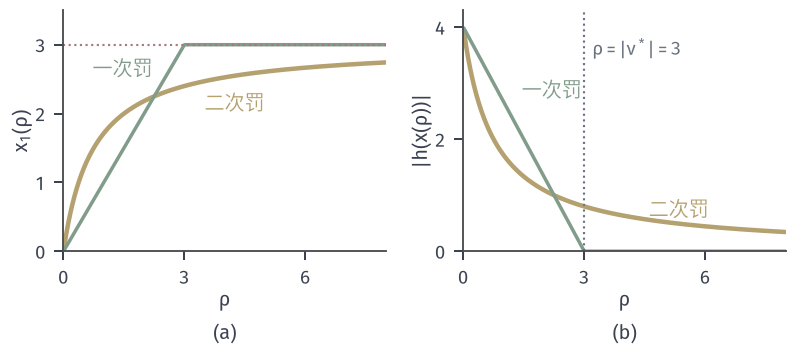

Reproduce this figure in Python.
from pathlib import Path
import sys
ROOT = next(p for p in Path(__file__).resolve().parents if (p/'build.sh').is_file() and (p/'tex/book.tex').is_file())
sys.path.insert(0, str(ROOT/'figures/00-shared/mathematical-preliminaries-upper/00-shared/comprehension-figures'))
from support import figure, save, BLUE, GREEN, YELLOW, RED, PURPLE, INK, MUTED, GRID, BLUE_FILL, GREEN_FILL, YELLOW_FILL, RED_FILL, PURPLE_FILL
import numpy as np
HERE = Path(__file__).resolve().parent
STROKE = '#4C4D4F'
def panel(fig, left, right, top, bottom, wspace=.25, hspace=.2):
    fig.set_layout_engine(None)
    fig.subplots_adjust(left=left, right=right, top=top, bottom=bottom, wspace=wspace, hspace=hspace)
def tag(fig, ax, s, y=.03):
    p = ax.get_position(); fig.text((p.x0+p.x1)/2, y, s, ha='center', va='bottom')
def opt(ax, x, y, ms=4.8, z=7): ax.plot([x],[y],'o',ms=ms,color=RED,mew=0,zorder=z)
def it(ax, x, y, ms=4.2, z=6, c=GREEN): ax.plot([x],[y],'o',ms=ms,color=c,mew=0,zorder=z)
def bare(ax): ax.set_aspect('equal'); 
# Running example: f(x)=x1^2/2+3x2^2/2, h(x)=x1+x2-4, x*=(3,1), nu*=-3.
G = np.diag([1.,3.]); A1 = np.ones(2)
def fq(X,Y): return .5*X**2+1.5*Y**2
def line(ax,lo=-2,hi=7):
    t=np.array([lo,hi]); ax.plot(t,4-t,color=STROKE,lw=1.7,solid_capstyle='butt',zorder=3)

fig,(a,b)=figure(width_mm=112,height_mm=50,ncols=2)
panel(fig,.08,.99,.97,.29,wspace=.24)
R=np.linspace(.02,8,800)
a.plot(R,12*R/(3+4*R),color=YELLOW,lw=1.8)
a.plot(R,np.minimum(R,3),color=GREEN,lw=1.4)
a.axhline(3,color=RED,lw=.85,ls=':')
a.set_xlim(0,8);a.set_ylim(0,3.5);a.set_xticks([0,3,6]);a.set_yticks([0,1,2,3]);a.set_xlabel('$\\rho$',labelpad=1);a.set_ylabel('$x_1(\\rho)$',labelpad=1)
a.text(3.5,2.05,'二次罚',color=YELLOW);a.text(.72,2.55,'一次罚',color=GREEN)
b.plot(R,12/(3+4*R),color=YELLOW,lw=1.8)
b.plot(R,np.maximum(4-4/3*R,0),color=GREEN,lw=1.4)
b.axvline(3,color=MUTED,lw=.85,ls=':')
b.set_xlim(0,8);b.set_ylim(0,4.3);b.set_xticks([0,3,6]);b.set_yticks([0,2,4]);b.set_xlabel('$\\rho$',labelpad=1);b.set_ylabel('$|h(\\mathbf{x}(\\rho))|$',labelpad=1)
b.text(3.2,3.5,'$\\rho=|\\nu^*|=3$',color=MUTED,fontsize=7.5)
b.text(4.6,.62,'二次罚',color=YELLOW);b.text(1.45,2.75,'一次罚',color=GREEN)
fig.canvas.draw();tag(fig,a,'(a)');tag(fig,b,'(b)')
save(fig,HERE,'figure',{'quadratic':'x1=12rho/(3+4rho)','exact':'x1=min(rho,3)'})
